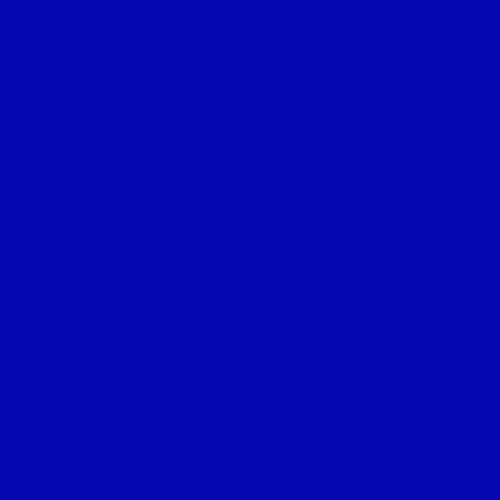
Frame 1 (no input)
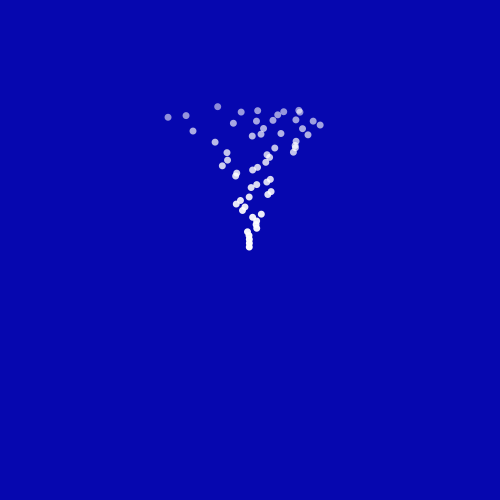
Frame 60 (the mouse pressed at the canvas centre just before this capture)
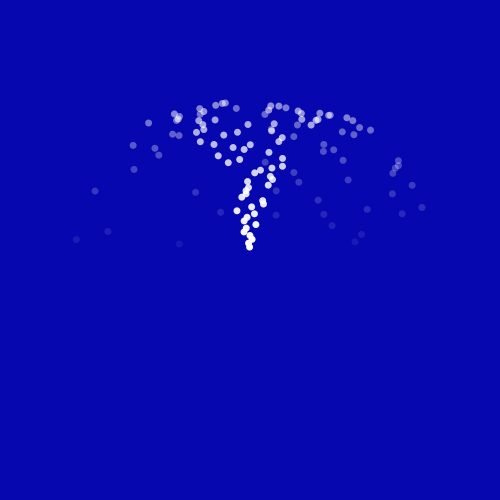
Frame 120 (the mouse held since frame 60 and released just before this capture)

The Processing sketch that drew these frames (run headless with seeded random() and noise(); from frame 60 on, the mouse is pressed at the canvas centre):

// Processing sketch: sketch_14012017
// ── sketch_14012017.pde
ArrayList<Ball> b;

void setup(){
  size(500, 500);
  smooth();
  b = new ArrayList<Ball>();
}

void draw(){
  background(6,7,175);
  noStroke();
  for(int i = b.size()-1; i >=0; i--){
    Ball ball = b.get(i);
    ball.move();
    ball.visible();
    ball.display();
    if(ball.isDead()){
      b.remove(i);
    }
  }
  b.add(new Ball());
}
// ── Ball.pde
class Ball{
  float augmente = 4;
  int alpha = 255;
  float curving = random(-1,1);
  PVector location = new PVector(width/2, height/2);
  PVector move = new PVector(0,0);
  PVector acceleration;
  PVector curve = new PVector(curving, 0);
  PVector gravity = new PVector(0,1);
  
  Ball(){
  
  }
  void move(){
    augmente-=0.05;
    acceleration = new PVector(0, augmente);
    acceleration.sub(gravity);
    acceleration.add(curve);
    move.normalize();
    move.sub(acceleration);
    location.add(move);
  }
  void visible(){
    alpha-=2;
  }
  
  boolean isDead(){
    if(alpha<=0){
        return true;
    }else{
       return false;
    }
  }
  
  void display(){
    fill(255,alpha);
    ellipse(location.x, location.y, 7, 7);
  }
}
